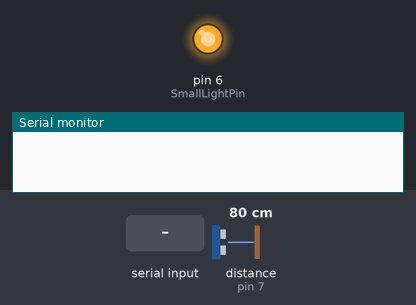
Simulated run of this sketch. Board: Arduino Leonardo, built with avr-gcc and run on an emulated ATmega32U4. Shown: output pins drawn as LEDs (lit = HIGH), the last lines printed to the serial monitor. Wiring (inferred from the names in the program): ultrasonic range finder: trigger pin 5; echo pin 7. Dashed ring = blinking. The test bench sets the inputs (shaded band); at power-on: distance to the obstacle (sensor on pin 7) 80 cm. The echo pulse lasts 58.3 µs per cm; pins used as bus, display or sensor lines are not drawn.

Above: at 1.2 s.
1.3 s: distance to the obstacle (sensor on pin 7) set to 53 cm
3.6 s: distance to the obstacle (sensor on pin 7) set to 47 cm
At 5.7 s:
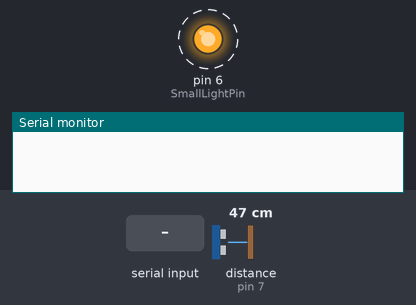
6.6 s: "90,45\n" received over Serial
At 7.48 s:
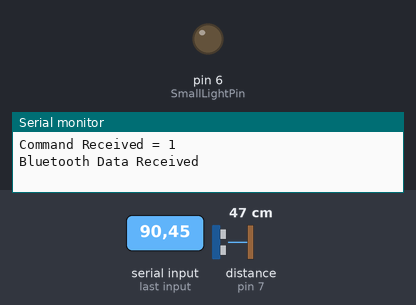
9.0 s: "30,150\n" received over Serial
11.3 s: "0\n" received over Serial
Timing chart, 0 to 14.9 s (numbered marks = the images above; inputs shaded):
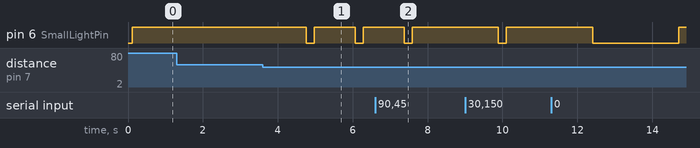

The sketch:

Bluetooth_Light_Switch.ino
```cpp
// Initialise and define global variables and pins
#define echoPin 7
#define trigPin 5

bool flag = 0;
bool BlueoothIncomingByte;
byte SmallLightPin = 6;

void setup()
{
	Serial.begin(9600);
	while (!Serial)
	{
    ; // wait for serial port to connect. Needed for Leonardo only
  }
  pinMode(SmallLightPin, OUTPUT);
  pinMode(echoPin, INPUT);
  pinMode(trigPin, OUTPUT);

  digitalWrite(SmallLightPin, LOW);
}

void loop()
{
	// send data only when you receive data:
	if (Serial.available() > 0)
	{
		BlueoothIncomingByte = Serial.parseInt();
    Serial.print("Command Received = "); Serial.println(BlueoothIncomingByte); // read the incoming byte
    flag = BlueoothIncomingByte;
    Serial.println("Bluetooth Data Received");
  }

  UltraSonicSensor();
  LightSwitch();
}

void LightSwitch()
{
	if(flag==0)
	{
		digitalWrite(SmallLightPin, HIGH);
	}
	else
	{
		digitalWrite(SmallLightPin, LOW);
	}
}

void UltraSonicSensor()
{
	float distanceCentimeters;
	int pulseLenMicroseconds;

	// bit-bang a small square wave on the trig pin to start the range finder
	digitalWrite(trigPin, LOW);
	delayMicroseconds(20);
	digitalWrite(trigPin, HIGH);
	delayMicroseconds(100);
	digitalWrite(trigPin, LOW);

  // measure the pulse length from the echo pin
  pulseLenMicroseconds = pulseIn(echoPin, HIGH);

  // calculate the distance using the speed of sound
  distanceCentimeters = pulseLenMicroseconds / 29.387 / 2;

  // print it out over serial
  //Serial.println(distanceCentimeters);

  if(distanceCentimeters<50.0 && distanceCentimeters>0.0)  // Throw an object near the lamp to tuen it on or off
  {
  	if(flag == 0)
  	{
  		flag = 1; 	// If light is on, turn it off
  		delay(1000);
  	}
  	else
  	{
  		flag = 0;		// If light is off, turn it on
  		delay(100);
  	}
  }

  delay(100);
}
```

Measured:
- the behaviour switches between 51 and 50 cm on distance to the obstacle (sensor on pin 7) (found by bisection; images 0 and 1)
- after the input at 1.3 s, every drawn part: stays the same
- after the input at 3.6 s, pin 6 (SmallLightPin): alternates HIGH for 1.1 s and LOW for 0.20 s, starting after 1.2 s
